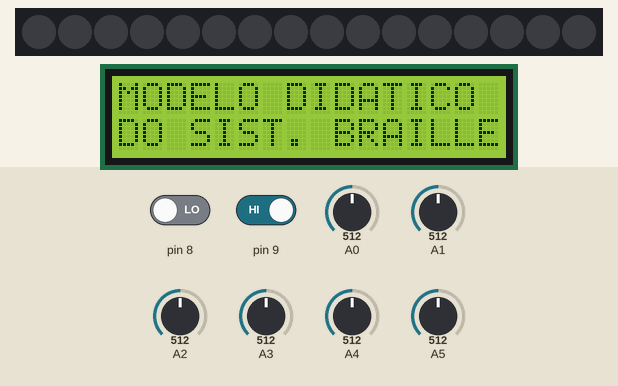
Recording of a sketch running on a simulated Arduino Uno, built with avr-gcc and run on an emulated ATmega328P. Parts: 16 RGB LEDs in strip order, left to right, 16×2 character LCD. The inputs (shaded band) are chosen by the test bench; at power-on: pin 9 HIGH, pin 8 LOW, A0 = 512, A1 = 512, A2 = 512, A3 = 512, A4 = 512, A5 = 512. Random numbers use the default seed unless the sketch sets one; what the sketch prints to the serial monitor is not drawn.

Above: at 1.2 s.
1.3 s: pin 9 driven LOW
At 2.1 s:
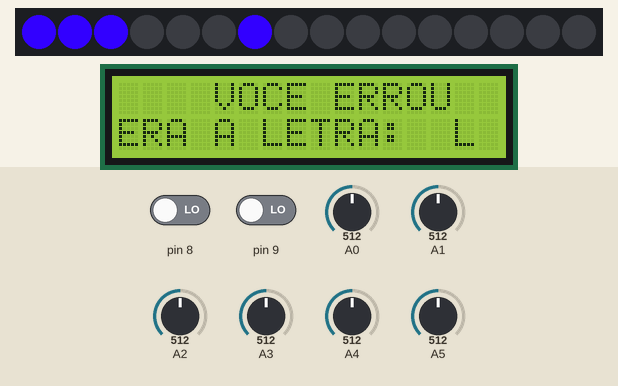
4.3 s: pin 8 driven HIGH
At 4.9 s:
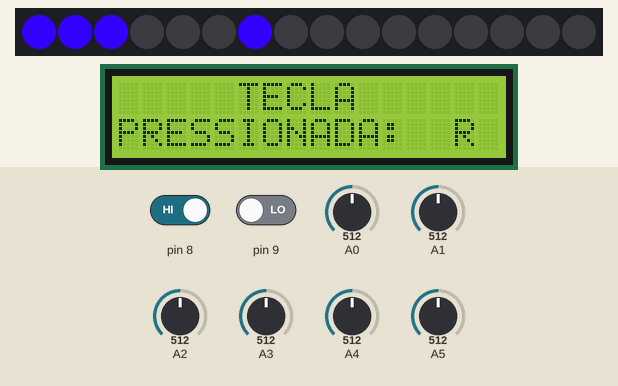
5.8 s: A0 set to 336
At 6.7 s:
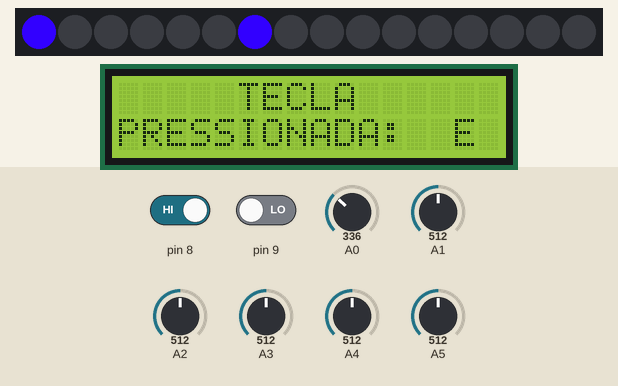
7.3 s: pin 8 driven LOW
At 8.0 s:
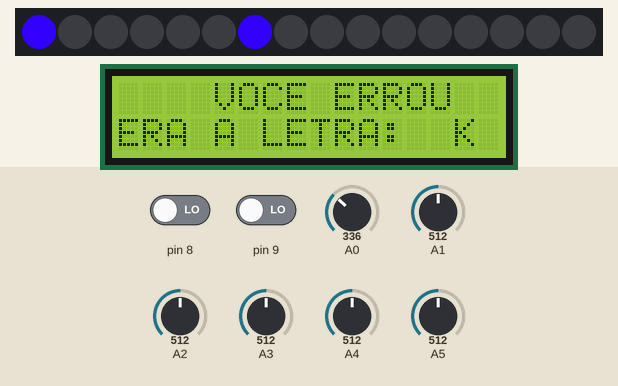
10.3 s: pin 9 driven HIGH
At 11.5 s:
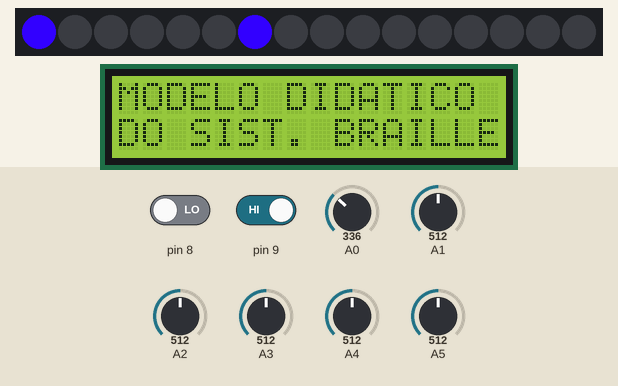
11.8 s: pin 9 driven LOW
At 12.6 s:
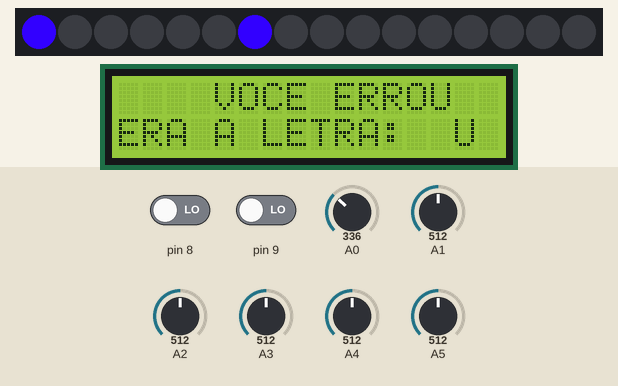
Timing chart, 0 to 14.8 s (numbered marks = the images above; inputs shaded):
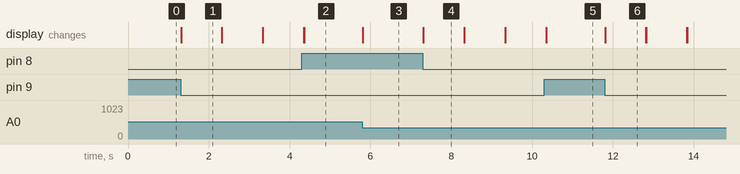

Measured:
- after the input at 1.3 s, the display: changes at once (image 1)
- after the input at 5.8 s, the display: changes at once (image 3)
- after the input at 7.3 s, the display: changes at once (image 4)
- after the input at 11.8 s, the display: changes at once (image 6)
- what the display in image 1 shows lasts 1.0 s, from 1.3 s to 2.3 s

The sketch:

modelo_did_tico_no_ensino_do_sistema_braille_7616c41.ino
```cpp
#include <stdio.h>
#include <LiquidCrystal.h>
#include <Adafruit_NeoPixel.h>
#include <stdlib.h> //necessário p/ função rand

LiquidCrystal lcd(13, 12, 3, 5, 2, 4);

#define REDCOLOR 50
#define GREENCOLOR 0
#define BLUECOLOR 255
#define NUMERO_PIXELS 16
#define PIN 7
Adafruit_NeoPixel pixels = Adafruit_NeoPixel(NUMERO_PIXELS, PIN, NEO_GRB + NEO_KHZ800);

int delayval = 100; // timing delay in milliseconds
int redColor = 0, greenColor = 0, blueColor = 0, i=0, modoAnterior = 0;
int botao0, botao1, botao2, botao3, botao4, botao5;
bool interrup1, interrup2;
char teclapressionada, teclapressionadaAnterior;
int acertos=0, erros=0, digitos;

int teclado(int digitos);

void setup()
{
  Serial.begin(9600);
  pixels.begin();
  lcd.begin (16,2);
  lcd.print("MODELO DIDATICO");
  lcd.setCursor(0,1);
  lcd.print("DO SIST. BRAILLE");
  lcd.setCursor(1,1);

  pinMode (A0, INPUT);
  pinMode (A1, INPUT);
  pinMode (A2, INPUT);
  pinMode (A3, INPUT);
  pinMode (A4, INPUT);
  pinMode (A5, INPUT);
  pinMode(9, INPUT);
  pinMode(8, INPUT);

}

void loop()
{

  char letraSorteada = ' ';
  interrup1= digitalRead(9);
  interrup2= digitalRead(8);

  if (interrup1 == 0)
  { // Acesso aos modos
    if (interrup2 == 1)
    { // INÍCIO MODO 1
      if (modoAnterior!=1)
      { // para q a descrição do modo apareça só uma vez
        lcd.clear();
        modoAnterior = 1;
        lcd.setCursor(5,0);
        lcd.print("MODO 1:");
        lcd.setCursor(2,1);
        lcd.print("APRENDIZADO");
      }

      teclado(digitos);

      if (teclapressionada != teclapressionadaAnterior)
      { // só exibe a mensagem tecla pressionada quando o botão apertado
        // é diferente do que apertou, não atualizar sem necessidade
        teclapressionadaAnterior = teclapressionada; // atualiza a tecla anterior para a atual
       	letras(teclapressionada);
        lcd.clear();
 		lcd.setCursor(5,0);
		lcd.print("TECLA");
 		lcd.setCursor(0,1);
 		lcd.print("PRESSIONADA: ");
 		lcd.setCursor(14,1);
 		lcd.write(teclapressionada);
      }

     }// FINAL MODO 1

     else // INÍCIO MODO 2
     {
       if (modoAnterior!=2)
       { // para q a descrição do modo apareça só uma vez
         lcd.clear();
         modoAnterior = 2;
         lcd.setCursor(5,0);
       	 lcd.print("MODO 2:");
       	 lcd.setCursor(2,1);
       	 lcd.print("TREINAMENTO");
       }

       teclapressionada = ' '; //teclapressionada vazia (sem pressionar botão)
       letraSorteada=random(65,91); // gera uma letra aleatoria de A a Z
       Serial.println(letraSorteada);
       letras(letraSorteada);

       while ((interrup2 == 0) && (teclapressionada == ' '))
       {// enquanto estiver no modo 2 e uma tecla não for pressionada repete a leitura de teclado até o usuário pressionar uma tecla

       	teclado(digitos); //leitura do teclado
       }

       if (teclapressionada == letraSorteada)//se pressionar uma tecla, e ela for = a letrasorteada a pessoa acerta
       {
         lcd.clear();
 		 lcd.setCursor(3,0);
		 lcd.print("PARABENS");
 		 lcd.setCursor(2,1);
 		 lcd.print("VOCE ACERTOU!");
         delay(1000);
		 acertos++;
       }
       else //se for diferente da letrasorteada, o usuário erra
       {
       	 lcd.clear();
 		 lcd.setCursor(4,0);
		 lcd.print("VOCE ERROU");
 		 lcd.setCursor(0,1);
 		 lcd.print("ERA A LETRA: ");
         lcd.setCursor(14,1);
         lcd.write(letraSorteada);
         delay(1000);
         erros++;
       }

       lcd.clear();
       lcd.setCursor(0,0);
       lcd.print("ACERTOS: ");
       lcd.setCursor(10,0);
       lcd.print(acertos);
       lcd.setCursor(0,1);
       lcd.print("ERROS: ");
       lcd.setCursor(10,1);
       lcd.print(erros);
     }

  } // FINAL MODO 2

  else // Fora dos modos
  {
    lcd.setCursor(0,0);
    lcd.print("MODELO DIDATICO");
    lcd.setCursor(0,1);
    lcd.print("DO SIST. BRAILLE");
  }

}// FINAL VOID LOOP

int teclado(int digitos)
{
  bool botaoPressionado;

  botao0= analogRead(A0);
  botao1= analogRead(A1);
  botao2= analogRead(A2);
  botao3= analogRead(A3);
  botao4= analogRead(A4);
  botao5= analogRead(A5);

  botaoPressionado = ((botao0 != 789)||(botao1 != 789)||(botao2 != 789)||(botao3 != 789)||(botao4 != 789)||(botao5 !=789));
  // 789 é o valor que um bloco tem quando nenhum botão está pressionado
  if (!botaoPressionado) //caso botão não seja pressionado, retorna teclapressionada
    return(teclapressionada);//se vier pro return, ignora a função abaixo

  //** BLOCO 0 **
  if(botao0>=0 && botao0<=41)
  {
    teclapressionada='Q';
    letras(teclapressionada);
  }
  else if(botao0>=138 && botao0<=152)
  {
 	teclapressionada='W';
    letras(teclapressionada);
  }
  else if(botao0>=313 && botao0<=346)
  {
    teclapressionada='E';
    letras(teclapressionada);
  }
  else if(botao0>=480 && botao0<=531)
  {
	teclapressionada='R';
    letras(teclapressionada);
  }
  else if(botao0>=704 && botao0<=747)
  {
    teclapressionada='T';
    letras(teclapressionada);
  }

  //** BLOCO 1 **
  else if(botao1>=0 && botao1<=41)
  {
    teclapressionada='Y';
    letras(teclapressionada);
  }
  else if(botao1>=138 && botao1<=152)
  {
    teclapressionada='U';
    letras(teclapressionada);
  }
  else if(botao1>=313 && botao1<=346)
  {
    teclapressionada='I';
    letras(teclapressionada);
  }
  else if(botao1>=480 && botao1<=531)
  {
	teclapressionada='O';
    letras(teclapressionada);
  }
  else if(botao1>=704 && botao1<=747)
  {
    teclapressionada='P';
    letras(teclapressionada);
  }

  //** BLOCO 2 **
  else if(botao2>=0 && botao2<=41)
  {
    teclapressionada='A';
    letras(teclapressionada);
  }
  else if(botao2>=138 && botao2<=152)
  {
 	teclapressionada='S';
    letras(teclapressionada);
  }
  else if(botao2>=313 && botao2<=346)
  {
    teclapressionada='D';
    letras(teclapressionada);
  }
  else if(botao2>=480 && botao2<=531)
  {
	teclapressionada='F';
    letras(teclapressionada);
  }
  else if(botao2>=704 && botao2<=747)
  {
    teclapressionada='G';
    letras(teclapressionada);
  }

  //** BLOCO 3 **
  else if(botao3>=0 && botao3<=41)
  {
    teclapressionada='H';
    letras(teclapressionada);
  }
  else if(botao3>=13 && botao3<=152)
  {
 	teclapressionada='J';
    letras(teclapressionada);
  }
  else if(botao3>=313 && botao3<=346)
  {
    teclapressionada='K';
    letras(teclapressionada);
  }
  else if(botao3>=480 && botao3<=531)
  {
	teclapressionada='L';
    letras(teclapressionada);
  }
  else if(botao3>=704 && botao3<=747)
  {
    teclapressionada='Z';
    letras(teclapressionada);
  }

  //** BLOCO 4 **
  else if(botao4>=0 && botao4<=41)
  {
    teclapressionada='X';
    letras(teclapressionada);
  }
  else if(botao4>=138 && botao4<=152)
  {
 	teclapressionada='C';
    letras(teclapressionada);
  }
  else if(botao4>=313 && botao4<=346)
  {
    teclapressionada='V';
    letras(teclapressionada);
  }
  else if (botao4>=480 && botao4<=531)
  {
	teclapressionada='B';
    letras(teclapressionada);
  }
  else if(botao4>=704 && botao4<=747)
  {
    teclapressionada='N';
    letras(teclapressionada);
  }

  //** BLOCO 5 **
  else if(botao5>=0 && botao5<=41)
  {
    teclapressionada='M';
    letras(teclapressionada);
  }

  return(teclapressionada);
}// Fim função teclado

void letras(char tecla)
{
  pixels.clear();

  if ((tecla >= 'A' && tecla <= 'H') || (tecla >= 'K' && tecla <= 'R') || (tecla == 'U') || (tecla == 'V') || (tecla >= 'X' && tecla <= 'Z'))
  {
    pixels.setPixelColor(0, pixels.Color(REDCOLOR, GREENCOLOR, BLUECOLOR));
  }

  if((tecla == 'B') || (tecla >= 'F'&& tecla <= 'J') || (tecla== 'L') || (tecla>= 'P' && tecla<= 'T') || (tecla== 'V') || (tecla== 'W'))
  {
    pixels.setPixelColor(1, pixels.Color(REDCOLOR, GREENCOLOR, BLUECOLOR));
  }

  if((tecla >= 'K' && tecla<= 'V') || (tecla>= 'X' && tecla <= 'Z'))
  {
    pixels.setPixelColor(2, pixels.Color(REDCOLOR, GREENCOLOR, BLUECOLOR));
  }

  if((tecla== 'C') || (tecla== 'D') || (tecla== 'F') || (tecla== 'G') || (tecla== 'I') || (tecla== 'J') || (tecla== 'M') || (tecla== 'N') || (tecla== 'P') || (tecla== 'Q') || (tecla== 'S') || (tecla== 'T') || (tecla>= 'W' && tecla<= 'Y'))
  {
    pixels.setPixelColor(7, pixels.Color(REDCOLOR, GREENCOLOR, BLUECOLOR));
  }

  if((tecla== 'D') || (tecla== 'E') || (tecla== 'G') || (tecla== 'H') || (tecla== 'J') || (tecla== 'N') || (tecla== 'O') || (tecla== 'Q') || (tecla== 'R') || (tecla== 'T') || (tecla== 'W') || (tecla== 'Y') || (tecla== 'Z'))
  {
    pixels.setPixelColor(6, pixels.Color(REDCOLOR, GREENCOLOR, BLUECOLOR));
  }

  if((tecla== 'U') || (tecla== 'V') || (tecla>= 'W' && tecla<= 'Z'))
  {
    pixels.setPixelColor(5, pixels.Color(REDCOLOR, GREENCOLOR, BLUECOLOR));
  }

  pixels.show();
} // Fim da função letras
```
